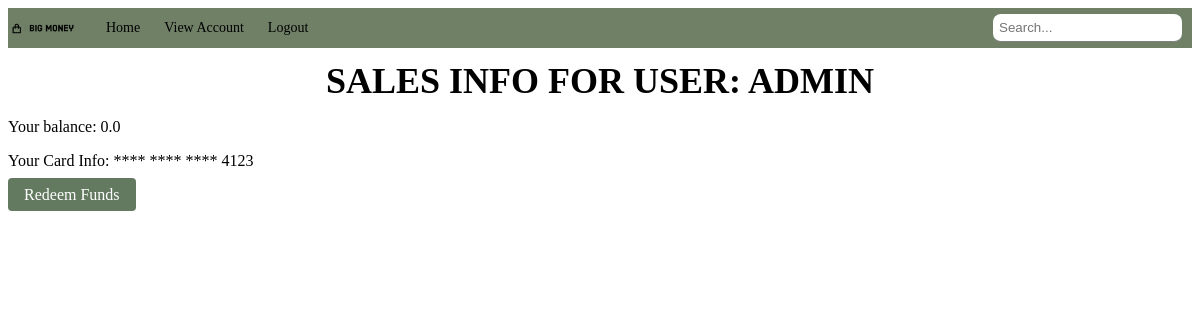
The app's page /view-my-sales/ (signed in), older data.
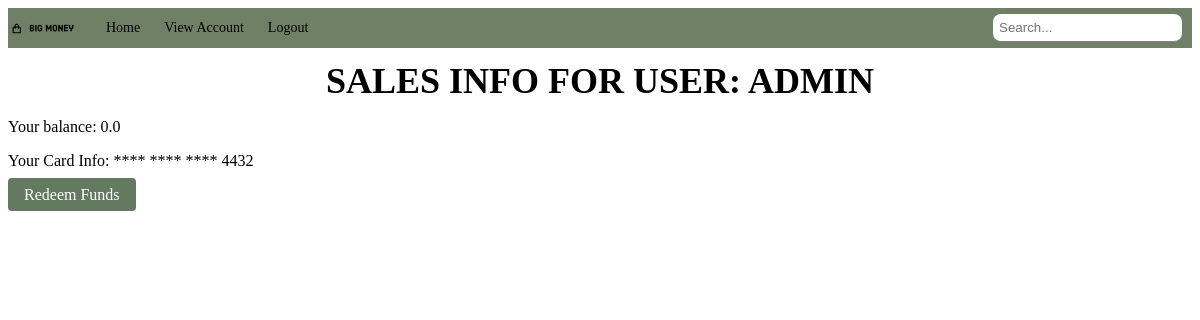
The same page, newer data.
### bigMoney/models.py (models this page shows, shortened)
class User(AbstractUser):
    USER_ROLES = (
        ("S", "Seller"),
        ("C", "Customer")
    )
    role = models.CharField(max_length=1, blank=False, choices=USER_ROLES, default="S")
    card_number = models.CharField(max_length=16, null=True, validators=[MinLengthValidator(16)])
    email = models.EmailField(max_length=255, default="")
    name = models.CharField(max_length=255, default="New User")
    balance = models.FloatField(default=0.0)
    address = models.ForeignKey(Address, on_delete=models.CASCADE, null=True)
    available_merch = models.ManyToManyField(merchandise, default=None)
    ShoppingCart = models.ForeignKey(shoppingCart, on_delete=models.CASCADE, null=True)
    Orders = models.ManyToManyField(Order, default=None)
    is_approved = models.BooleanField(default=None, null=True)

### bigMoney/views.py (the view)
# urls.py: path('view-my-sales/', views.view_my_sales, name='view-my-sales'),
@login_required
def view_my_sales(request):
    message = request.GET.get('message')
    user = request.user
    context = {'user': user}
    if message:
        context['message'] = message
    return render(request, "view_my_sales.html", context)

### bigMoney/templates/view_my_sales.html (shortened to what this page needs)
{% extends 'base.html' %}
{%block content%}
    <h2 class="page-title">Sales info for user: {{user.username}}</h2>
    <p>Your balance: {{user.balance}}</p>
    {%if user.card_number != NONE%}
        <p>Your Card Info: **** **** **** {{ user.card_number|slice:":15"|slice:"11:" }}</p>
        <div class='redeem-button-container'>
            <a class="redeem-button", href={% url 'redeem_funds' %}>Redeem Funds</a>
        </div>
    {%else%}
        <p>No Card exists to redeem payment for sales</p>
    {%endif%}
{%endblock%}

Row changes from the older to the newer data that the page shows:
changed User "ADMIN": card_number "4123" → "4432"
